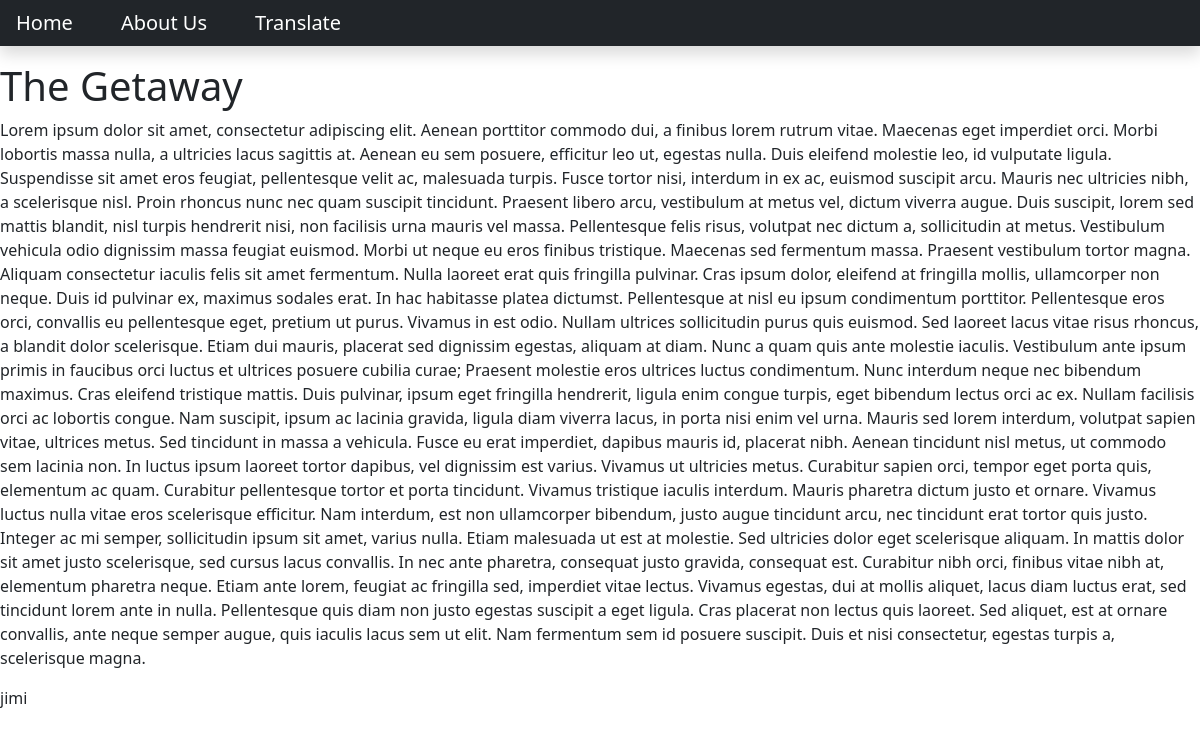
Page /Getaway on the committed database.
### blog/models.py (models this page shows, shortened)
class Post(models.Model):
    title = models.CharField(max_length=200)
    content = models.TextField()
    datecreated = models.DateTimeField(auto_now_add=True)
    slug = models.SlugField(max_length=200, unique=True)
    author = models.ForeignKey(to=User, on_delete=models.CASCADE)
    status = models.IntegerField(choices=STATUS)

### blog/views.py (the view)
# urls.py: path('<slug:slug>', views.BlogView.as_view(), name='blog_view')
class BlogView(generic.DetailView): # Gets data from Model
    model = Post
    template_name = 'blog.html'

### templates/blog.html
{% extends 'base.html' %}
{% block content %}
<h1>{{object.title}}</h1>
<p>{{object.content}}</p>
<p>{{object.author}}</p>
{% endblock content %}

### rows in the picture
Post: title "The Getaway", content "Lorem ipsum dolor sit amet, consectetur adipiscing elit. Aenean porttitor commodo dui, a finibus lorem rutrum vitae. Maecenas eget imperdiet orci. Morbi lobortis massa nulla, a ultricies lacus sagittis at. Aenean eu sem posuere, efficitur leo ut, egestas nulla. Duis eleifend molestie leo, id vulputate ligula. Suspendisse sit amet eros feugiat, pellentesque velit ac, malesuada turpis. Fusce tortor nisi, interdum in ex ac, euismod suscipit arcu. Mauris nec ultricies nibh, a scelerisque nisl. Proin rhoncus nunc nec quam suscipit tincidunt. Praesent libero arcu, vestibulum at metus vel, dictum viverra augue. Duis suscipit, lorem sed mattis blandit, nisl turpis hendrerit nisi, non facilisis urna…", author "jimi"
